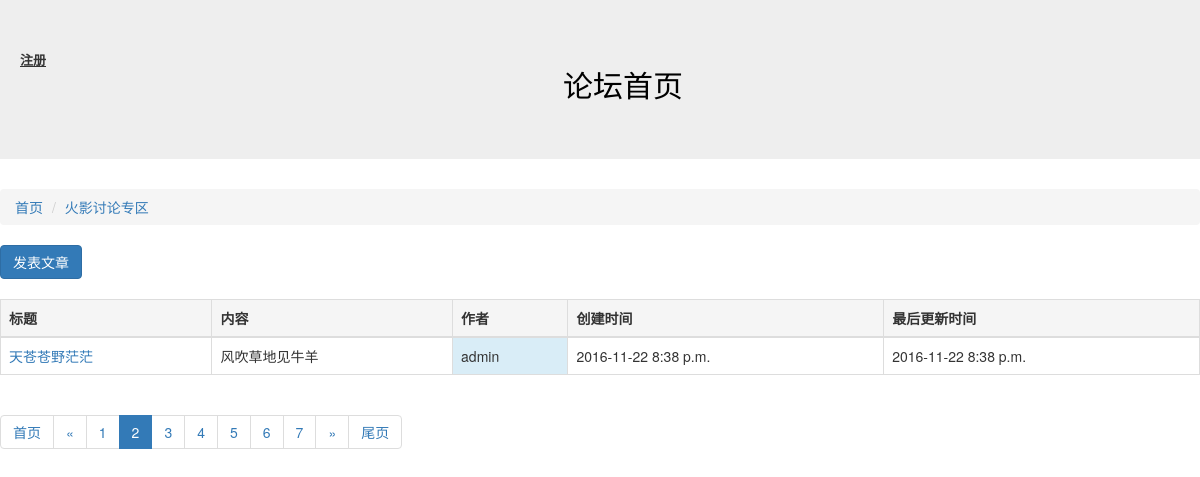
The app's page /article/list/4?page_no=2 with its own data.
### block/models.py (models this page shows, shortened)
class Block(models.Model):
    names = models.CharField("板块名称",max_length=100)
    desc = models.CharField("板块描述",max_length=100)
    manager_name = models.CharField("板块管理员名称",max_length=100)
    status = models.IntegerField("状态",choices=((0,"正常"),(-1,"关闭")))
    class Meta:
        verbose_name = "板块"
        verbose_name_plural = "板块配置"

### article/models.py (models this page shows, shortened)
class Article(models.Model):
    owner = models.ForeignKey(User,verbose_name="作者")
    block = models.ForeignKey(Block,verbose_name="板块ID")
    title = models.CharField("文章标题",max_length=10)
    content = models.CharField("文章内容",max_length=10000)
    status = models.IntegerField("状态",choices=((0,"正常"),(-1,"关闭")))
    create_timestamp = models.DateTimeField("创建时间",auto_now_add =True)
    last_timestamp = models.DateTimeField("最后更新时间",auto_now=True)
    class Meta:
        verbose_name = "文章"
        verbose_name_plural = "文章"

### article/views.py (the view)
# urls.py: url(r'^list/(?P<block_id>\d+)',article_list),
def article_list(request,block_id):
    block_id = int(block_id)
    block = Block.objects.get(id=block_id)
    ARTICLE_CNT_1PAGE = 1
    page_no = int(request.GET.get("page_no","1"))
    all_articles = Article.objects.filter(block=block,status=0).order_by("-id")
    articles_objs,page = paginate_queryset(all_articles,page_no,1)
    return render(request,"article_list.html",{"articles":articles_objs,"b":block,"page":page})

### tools.py (called while the page is built)
def paginate_queryset(obj,page_no,cnt_per_page=10,half_show_length=5):
    p = Paginator(obj,cnt_per_page)
    if page_no > p.num_pages:
        page_no = p.num_pages
    if page_no <= 0:
        page_no = 1
    page_links = [ i for i in range(page_no - half_show_length,page_no + half_show_length+1) if i > 0 and i <= p.num_pages]
    page = p.page(page_no)
    count = p.count
    previous_link = page_links[0] -1
    next_link = page_links[-1]+1
    pagination_data = {"has_previous": previous_link > 0,
			"has_next": next_link <= p.num_pages,
			"previous_link":page_no-1,
			"next_link":page_no+1,
			"page_cnt":p.num_pages,
			"current_no":page_no,
			"page_links":page_links,
			"count":count,
}
    return (page.object_list,pagination_data)

### article/templates/article_list.html
{% extends "base.html" %}
{% block content %}
<ol class="breadcrumb">
  <li ><a href="/">首页</a></li>
  <li class="active"><a href="/article/list/{{ b.id  }}">{{ b.names }}</a></li>
</ol>
<a href="/article/create/{{ b.id }}" class="btn btn-primary" role="button">发表文章</a>
<br />
<br />
<table class="table table-bordered">
	<thead>
	 <th class="active">标题</th>
	 <th class="active">内容</th>
	 <th class="active">作者</th>
	 <th class="active">创建时间</th>
	 <th class="active">最后更新时间</th>
	</thead>
	<tbody>
	{%for article in articles %}
	<tr >
		<td> <a href="/article/detail/{{ article.id}}">{{ article.title}}</a> </td>
		<td>{{ article.content	}}</td>
                <td class="info">{{ article.owner     }}</td>
		<td>{{ article.create_timestamp|date:"Y-m-d P"}}</td>
		<td>{{ article.last_timestamp|date:"Y-m-d P"}}</td>
	</tr>
	{% endfor %}
	</tbody>
</table>
{% include "Pagination.html" %}
{% endblock %}

### records on screen
Block: names "火影讨论专区"
Article: title "天苍苍野茫茫", content "风吹草地见牛羊", owner "admin", create_timestamp "2016-11-22 8:38 p.m.", last_timestamp "2016-11-22 8:38 p.m."

### other values on screen
{{ i }} "1" "3" "4" "5" "6" "7"
{{ page.current_no }} "2"
